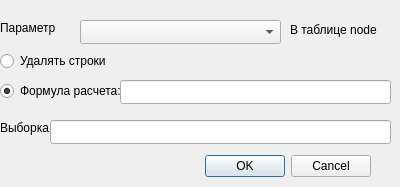
<?xml version="1.0" encoding="UTF-8"?>
<ui version="4.0">
 <class>formgroupcorrection</class>
 <widget class="QDialog" name="formgroupcorrection">
  <property name="geometry">
   <rect>
    <x>0</x>
    <y>0</y>
    <width>400</width>
    <height>187</height>
   </rect>
  </property>
  <property name="windowTitle">
   <string>Групповая коррекция</string>
  </property>
  <widget class="QDialogButtonBox" name="buttonBox">
   <property name="geometry">
    <rect>
     <x>30</x>
     <y>150</y>
     <width>341</width>
     <height>32</height>
    </rect>
   </property>
   <property name="orientation">
    <enum>Qt::Orientation::Horizontal</enum>
   </property>
   <property name="standardButtons">
    <set>QDialogButtonBox::StandardButton::Cancel|QDialogButtonBox::StandardButton::Ok</set>
   </property>
  </widget>
  <widget class="QRadioButton" name="radioButton">
   <property name="geometry">
    <rect>
     <x>0</x>
     <y>50</y>
     <width>121</width>
     <height>22</height>
    </rect>
   </property>
   <property name="text">
    <string>Удалять строки</string>
   </property>
  </widget>
  <widget class="QRadioButton" name="radioButton_2">
   <property name="geometry">
    <rect>
     <x>0</x>
     <y>80</y>
     <width>131</width>
     <height>22</height>
    </rect>
   </property>
   <property name="text">
    <string>Формула расчета:</string>
   </property>
   <property name="checked">
    <bool>true</bool>
   </property>
  </widget>
  <widget class="QLineEdit" name="lineEdit_expression">
   <property name="geometry">
    <rect>
     <x>120</x>
     <y>80</y>
     <width>271</width>
     <height>24</height>
    </rect>
   </property>
  </widget>
  <widget class="QLabel" name="label">
   <property name="geometry">
    <rect>
     <x>0</x>
     <y>120</y>
     <width>49</width>
     <height>16</height>
    </rect>
   </property>
   <property name="text">
    <string>Выборка</string>
   </property>
  </widget>
  <widget class="QLineEdit" name="lineEdit_selection">
   <property name="geometry">
    <rect>
     <x>50</x>
     <y>120</y>
     <width>341</width>
     <height>24</height>
    </rect>
   </property>
  </widget>
  <widget class="QLabel" name="label_2">
   <property name="geometry">
    <rect>
     <x>0</x>
     <y>20</y>
     <width>61</width>
     <height>16</height>
    </rect>
   </property>
   <property name="text">
    <string>Параметр</string>
   </property>
  </widget>
  <widget class="QComboBox" name="comboBox">
   <property name="geometry">
    <rect>
     <x>80</x>
     <y>20</y>
     <width>201</width>
     <height>24</height>
    </rect>
   </property>
  </widget>
  <widget class="QLabel" name="label_3">
   <property name="geometry">
    <rect>
     <x>290</x>
     <y>20</y>
     <width>101</width>
     <height>20</height>
    </rect>
   </property>
   <property name="text">
    <string>В таблице node</string>
   </property>
  </widget>
 </widget>
 <resources/>
 <connections>
  <connection>
   <sender>buttonBox</sender>
   <signal>accepted()</signal>
   <receiver>formgroupcorrection</receiver>
   <slot>accept()</slot>
   <hints>
    <hint type="sourcelabel">
     <x>248</x>
     <y>254</y>
    </hint>
    <hint type="destinationlabel">
     <x>157</x>
     <y>274</y>
    </hint>
   </hints>
  </connection>
  <connection>
   <sender>buttonBox</sender>
   <signal>rejected()</signal>
   <receiver>formgroupcorrection</receiver>
   <slot>reject()</slot>
   <hints>
    <hint type="sourcelabel">
     <x>316</x>
     <y>260</y>
    </hint>
    <hint type="destinationlabel">
     <x>286</x>
     <y>274</y>
    </hint>
   </hints>
  </connection>
 </connections>
</ui>
